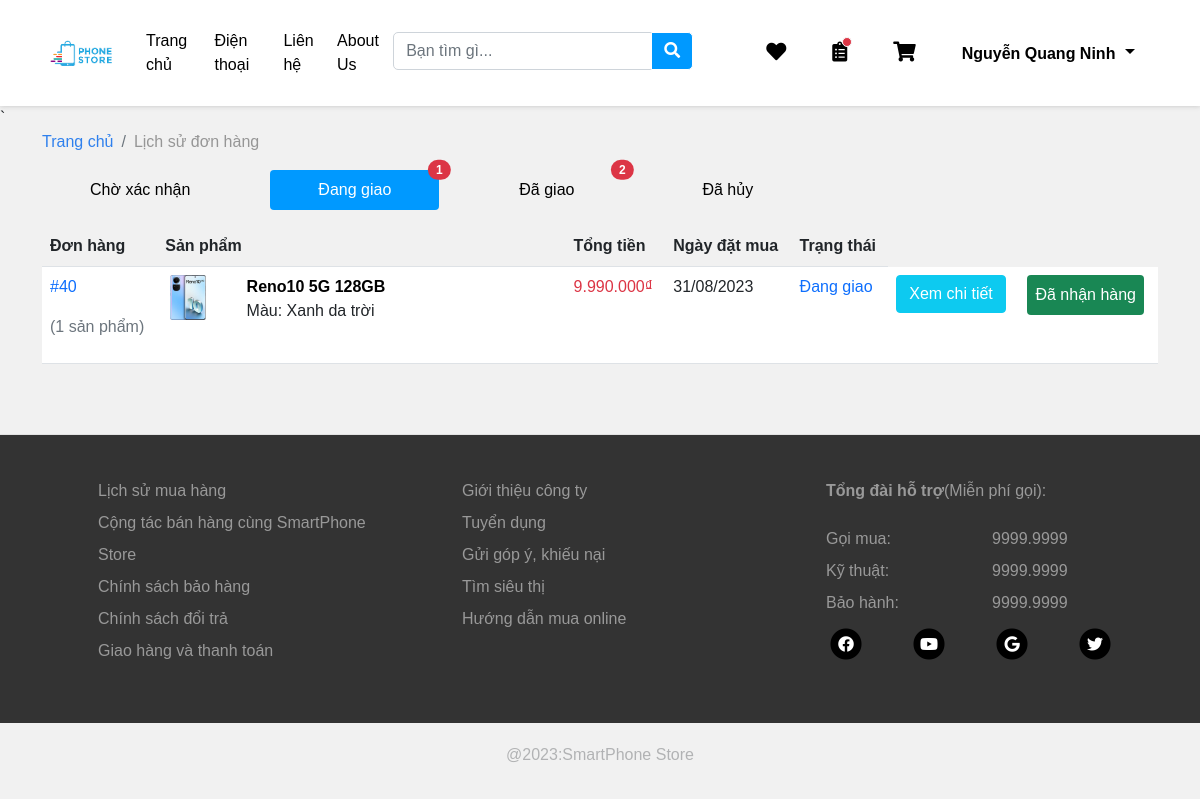
Page /customer/my_orders.php?delivering_orders (signed in) on the committed database.
### tables this page shows
CREATE TABLE `customer_orders` (
  `order_id` int(10) NOT NULL COMMENT 'mã order',
  `customer_id` int(10) NOT NULL,
  `total_price` int(50) NOT NULL,
  `order_date` date NOT NULL,
  `status` text NOT NULL,
  `order_no` int(10) NOT NULL,
  `receiver` varchar(255) NOT NULL,
  `receiver_sex` varchar(10) NOT NULL,
  `receiver_phone` varchar(255) NOT NULL,
  `delivery_location` text NOT NULL,
  `payment_type` varchar(500) NOT NULL,
  `received_date` date NOT NULL
);

CREATE TABLE `customer_order_products` (
  `order_id` int(10) NOT NULL,
  `product_id` int(10) NOT NULL,
  `color` varchar(255) NOT NULL,
  `quantity` int(10) NOT NULL
);

CREATE TABLE `product_img` (
  `product_color_img_id` int(11) NOT NULL,
  `product_id` int(10) NOT NULL,
  `product_color_id` int(10) NOT NULL,
  `product_color_img` text NOT NULL,
  `product_price` int(50) NOT NULL,
  `product_price_des` int(50) NOT NULL,
  `product_quantity` int(50) NOT NULL,
  `product_status` varchar(50) NOT NULL
);

CREATE TABLE `products` (
  `product_id` int(10) NOT NULL,
  `cartegory_id` int(10) NOT NULL,
  `date` datetime NOT NULL,
  `product_name` text NOT NULL,
  `product_des` text NOT NULL,
  `product_screen` varchar(255) NOT NULL,
  `product_os` varchar(255) NOT NULL,
  `product_rear_cam` varchar(255) NOT NULL,
  `product_front_cam` varchar(255) NOT NULL,
  `product_chip` varchar(255) NOT NULL,
  `product_ram` varchar(255) NOT NULL,
  `product_internal_memory` varchar(255) NOT NULL,
  `product_sim` varchar(255) NOT NULL,
  `product_battery` varchar(255) NOT NULL
);

### customer/functions/functions.php (called while the page is built, shortened)
<?php
if (!function_exists('currency_format')) {
  function currency_format($number, $suffix = '₫') {
      if (!empty($number)) {
          return number_format($number, 0, ',', '.') . "{$suffix}";
      }
  }
}
?>

### customer/delivering_orders.php (the view, shortened to what this page needs)
<table class="table">
           <tr>
               <th>Đơn hàng</th>
               <th>Sản phẩm</th>
               <th>Tổng tiền</th>
               <th>Ngày đặt mua</th>
               <th>Trạng thái</th>
           </tr>
           <?php
               if(isset($_SESSION['customer_id'])){
                   $customer_id = $_SESSION['customer_id'];
                   $select_customer_orders = "select * from customer_orders where customer_id = '$customer_id' and status='Đang giao' ORDER BY order_id DESC";
                   $run_customer_orders = mysqli_query($conn, $select_customer_orders);
                   while($row_customer_orders = mysqli_fetch_array($run_customer_orders)){
                       $order_id = $row_customer_orders['order_id'];
                       $order_date = strtotime($row_customer_orders['order_date']);
                       $order_date_format = date("d/m/Y", $order_date);
                       $status = $row_customer_orders['status'];
                       $total_price = $row_customer_orders['total_price'];
                       $total_price_format = currency_format($total_price);
                       $select_customer_order_products = "select * from customer_order_products where order_id='$order_id'";
                       $run_customer_order_products = mysqli_query($conn, $select_customer_order_products);
                       $count_customer_order_products = mysqli_num_rows($run_customer_order_products);
                       echo "
                       <tr class='bg-white'>
                           <td class='text-primary'>#$order_id<p class='text-secondary mt-3'>($count_customer_order_products sản phẩm)</p></td>
                           <td>
                       ";
                       while($row_customer_order_products = mysqli_fetch_array($run_customer_order_products)){
                           $product_id = $row_customer_order_products['product_id'];
                           $color = $row_customer_order_products['color'];
                           $get_color = "select * from product_color where product_color_name = '$color'";
                           $run_color = mysqli_query($conn, $get_color);
                           $row_color = mysqli_fetch_array($run_color);
                           $product_color_id = $row_color['product_color_id'];
                           $select_product = "select * from products where product_id = '$product_id'";
                           $run_product = mysqli_query($conn, $select_product);
                           $row_product = mysqli_fetch_array($run_product);
                           $product_name = $row_product['product_name'];
                           $select_product_img = "select * from product_img where product_id = '$product_id' and product_color_id = '$product_color_id'";
                           $run_product_img = mysqli_query($conn, $select_product_img);
                           $row_product_img = mysqli_fetch_array($run_product_img);
                               $product_img = $row_product_img['product_color_img'];
                           echo "
                               <div class='row mb-4'>
                                   <div class='col-md-2 col-11 mx-auto justify-content-center product-img'>
                                       <a href='../shop-detail.php?product_id=$product_id&color=$product_color_id' target='_blank'><img src='../administrator/product_img/$product_img' width='200px' class='img-fluid' alt=''></a>
                                   </div>
                                   <div class='col-md-10 col-11 mx-auto ps-4'>
                                       <a href='../shop-detail.php?product_id=$product_id&color=$product_color_id' target='_blank' class='mb-4 fw-bold text-decoration-none product-name'>
                                           $product_name
                                       </a>
                                       <span class='mb-2 d-block color'>Màu: $color</span>
                                   </div>
                               </div>
                           ";
                       }
                       echo "
                               </td>
                               <td class='text-danger'>$total_price_format</td>
                               <td>$order_date_format</td>
                               <td class='text-primary'>$status</td>
                               <td><a href='order_detail.php?order_id=$order_id' class='btn btn-info text-white'>Xem chi tiết</a></td>
                               <form action='' method='post'>
                                   <input type='hidden' name='order_id' value='$order_id'>
                                   <td class=''><button name='submit_receive' class='btn btn-white bg-success p-2 text-white' style='border: none; padding: 0'>Đã nhận hàng</button></td>
                               </form>
                           </tr>
                       ";
                   }
               }
           ?>
       </table>

### customer/css/index.css (style rules this page uses)
body { font-family: Arial,Helvetica,sans-serif; background: #f1f1f1; }
nav ul, li, a { color: #000 !important; }

### rows in the picture
customer_orders: order_id "40", count_customer_order_products "1", total_price "9.990.000₫", order_date "31/08/2023", status "Đang giao"
customer_order_products: product_img.product_color_img (picture), product.product_name "Reno10 5G 128GB", color "Xanh da trời"

### other values in the picture
$_SESSION['customer_name'] "Nguyễn Quang Ninh"
$count_delivering_orders "1"
$count_delivered_orders "2"
